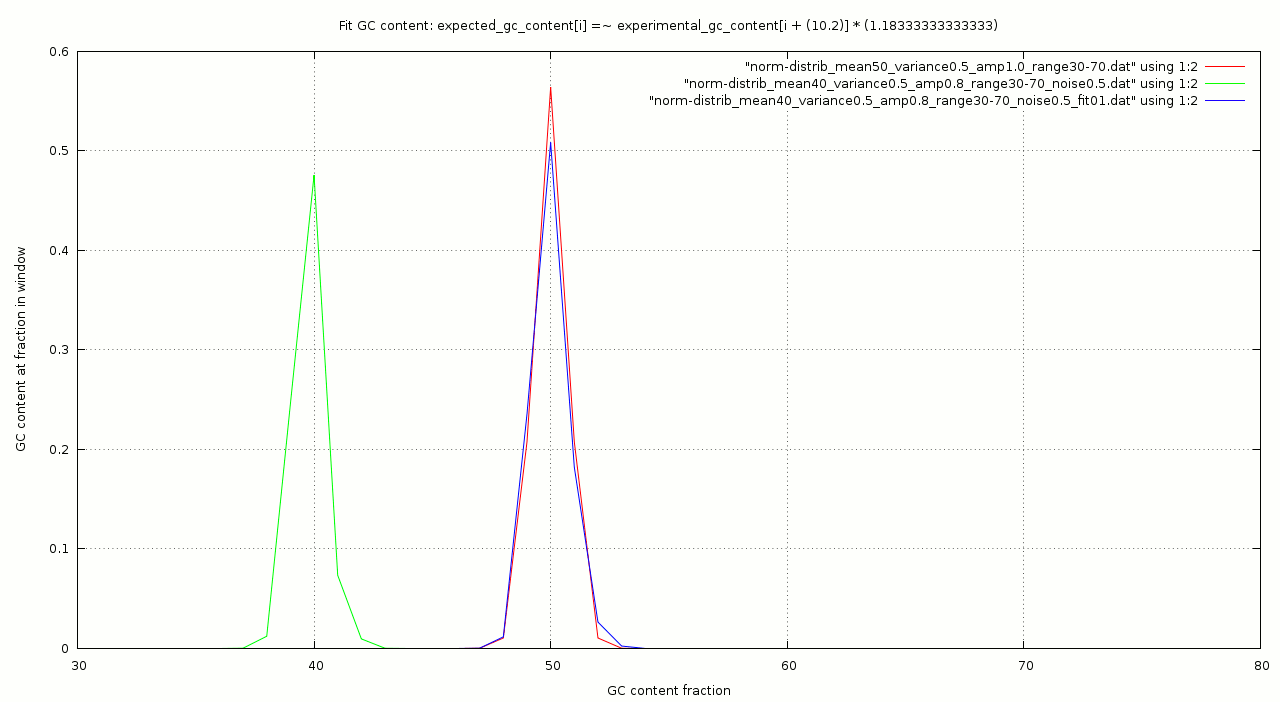

Source code (gnuplot):
#!/usr/bin/gnuplot -persist
set title "Fit GC content: expected_gc_content[i] =~ experimental_gc_content[i + (10.2)] * (1.18333333333333)"
set xlabel "GC content fraction"
set ylabel "GC content at fraction in window"
plot "norm-distrib_mean50_variance0.5_amp1.0_range30-70.dat" using 1:2 with lines, \
     "norm-distrib_mean40_variance0.5_amp0.8_range30-70_noise0.5.dat" using 1:2 with lines, \
     "norm-distrib_mean40_variance0.5_amp0.8_range30-70_noise0.5_fit01.dat" using 1:2 with lines
